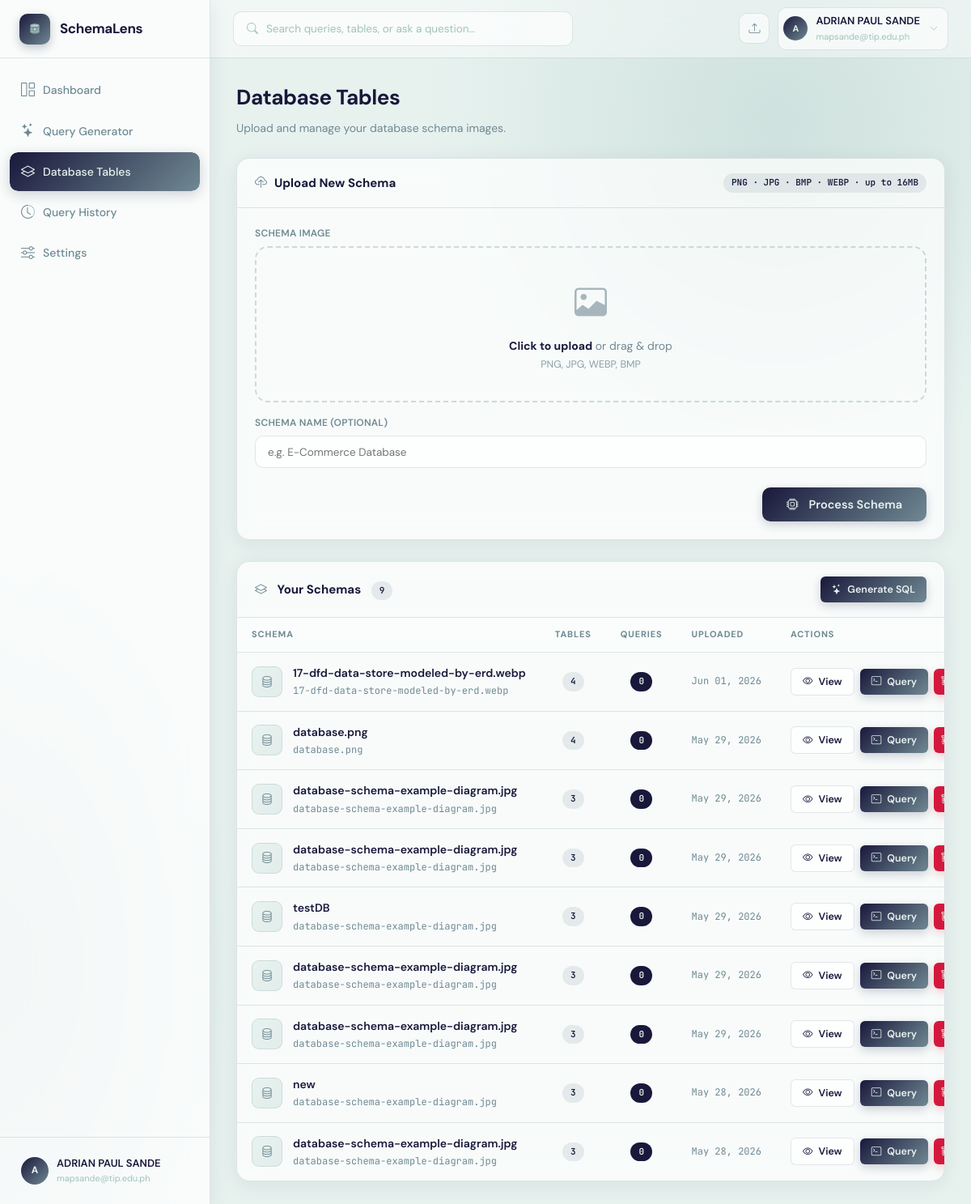
The page /schemas (signed in) on the database as committed earlier.
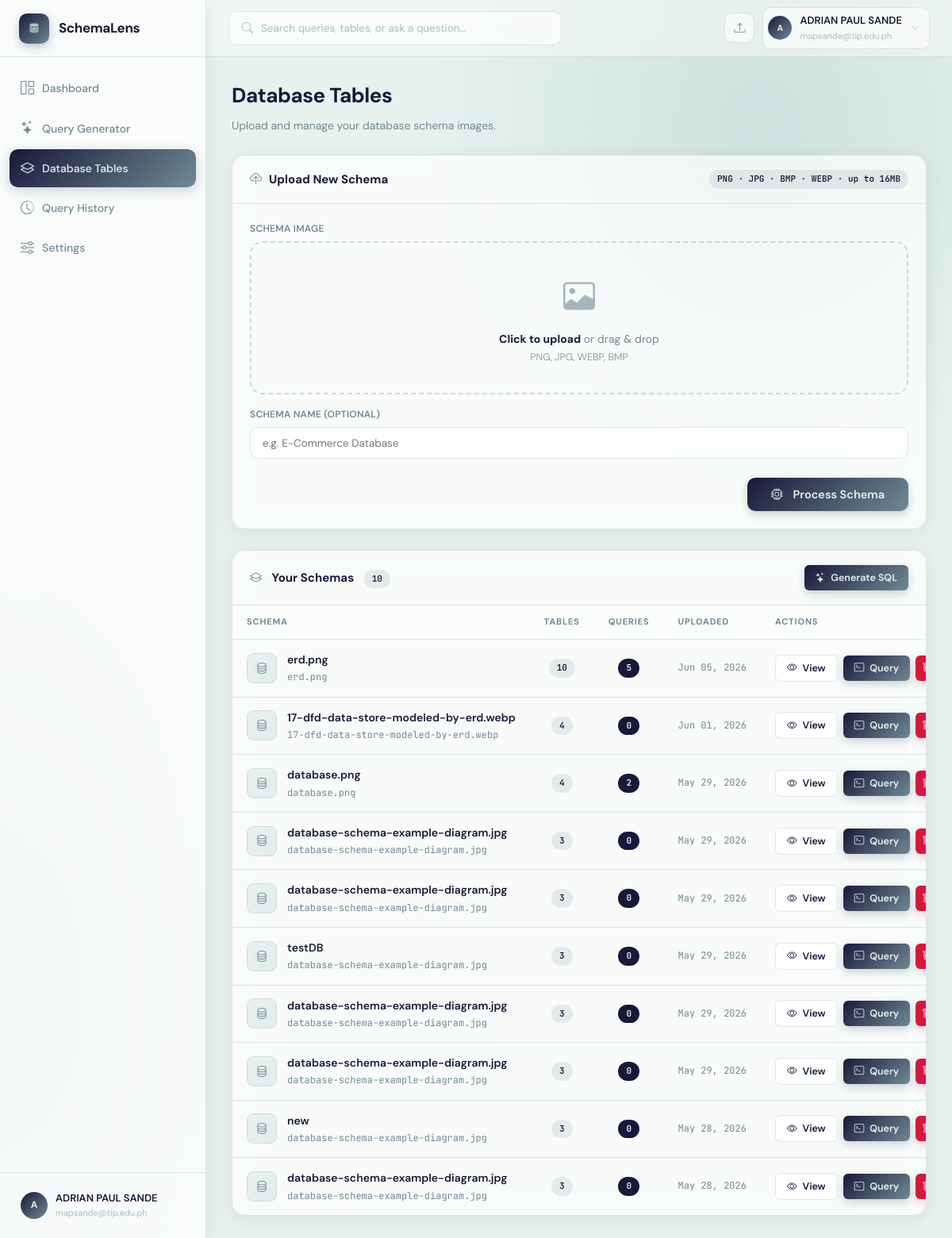
The same page on the database as committed later.
### app.py (models this page shows)
class SchemaUpload(db.Model):
    __tablename__ = "schema_uploads"
    id            = db.Column(db.Integer, primary_key=True)
    user_id       = db.Column(db.Integer, db.ForeignKey("users.id"), nullable=False)
    filename      = db.Column(db.String(256), nullable=False)
    original_name = db.Column(db.String(256), nullable=False)
    schema_name   = db.Column(db.String(120), default="")
    ocr_text      = db.Column(db.Text, default="")
    parsed_schema = db.Column(db.Text, default="")   # JSON
    confirmed_schema = db.Column(db.Text, default="")  # JSON — user-confirmed/edited version
    uploaded_at   = db.Column(db.DateTime, default=datetime.datetime.utcnow)
    queries       = db.relationship("QueryHistory", backref="schema", lazy=True,
                                    cascade="all, delete-orphan")

### app.py (the view)
@app.route("/schemas")
@login_required
def schemas():
    all_schemas = SchemaUpload.query.filter_by(user_id=current_user.id)\
                  .order_by(SchemaUpload.uploaded_at.desc()).all()
    return render_template("schemas.html", schemas=all_schemas)

### app.py (called while the page is built)
@login_manager.user_loader
def load_user(user_id):
    return db.session.get(User, int(user_id))

@app.template_filter('fromjson')
def fromjson_filter(s):
    try:
        return json.loads(s) if s else {}
    except Exception:
        return {}

### templates/schemas.html (shortened to what the changed rows need)
{% extends "base.html" %}
{% block content %}
<div class="page-head fade-in">
  <h1>Database Tables</h1>
</div>
<div class="card fade-in fade-in-2">
  <div class="card-header">
    <div class="card-title">
      <i class="bi bi-layers" style="color:var(--primary-mid);margin-right:9px;"></i>
      Your Schemas
      <span class="badge badge-mid" style="margin-left:9px;">{{ schemas|length }}</span>
    </div>
  </div>
  {% if schemas %}
  <div class="table-responsive">
    <table class="schemas-table">
      <thead>
        <tr>
          <th>Schema</th>
          <th style="text-align:center; width: 90px;">Tables</th>
          <th style="text-align:center; width: 90px;">Queries</th>
          <th style="width: 130px;">Uploaded</th>
          <th style="width: 220px;">Actions</th>
        </tr>
      </thead>
      <tbody>
        {% for s in schemas %}
        <tr>
          <td>
            <div class="schema-name-cell">
              <div class="schema-icon"><i class="bi bi-database" style="color:var(--primary-mid);font-size:15px;"></i></div>
              <div>
                <div style="font-weight:600; font-size:14px; color: var(--text);">{{ s.schema_name or s.original_name }}</div>
                <div style="font-size:12px; color:var(--text-soft); font-family:var(--mono); margin-top: 2px;">{{ s.original_name }}</div>
              </div>
            </div>
          </td>
          <td style="text-align:center;">
            {% if s.parsed_schema %}
              {% set p = s.parsed_schema | fromjson %}
              <span class="badge badge-mid">{{ p.tables | length }}</span>
            {% else %}
              <span class="badge badge-light">—</span>
            {% endif %}
          </td>
          <td style="text-align:center;">
            <span class="badge badge-dark">{{ s.queries|length }}</span>
          </td>
          <td style="font-family:var(--mono); font-size:12px; color:var(--text-soft);">
            {{ s.uploaded_at.strftime('%b %d, %Y') }}
          </td>
          <td>
            <div class="actions-cell-flex">
              <a href="{{ url_for('schema_detail', schema_id=s.id) }}" class="btn btn-outline btn-sm">
                <i class="bi bi-eye"></i> View
              </a>
              <a href="{{ url_for('query_page') }}?schema_id={{ s.id }}" class="btn btn-primary btn-sm">
                <i class="bi bi-terminal"></i> Query
              </a>
              <form method="POST" action="{{ url_for('delete_schema', schema_id=s.id) }}"
                    onsubmit="return confirm('Delete this schema and all its queries?');" style="margin:0;">
                <button type="submit" class="btn btn-danger btn-sm btn-icon">
                  <i class="bi bi-trash"></i>
                </button>
              </form>
            </div>
          </td>
        </tr>
        {% endfor %}
      </tbody>
    </table>
  </div>
  {% endif %}
</div>
{% endblock %}

Rows that differ between the two databases and show on the page:
added SchemaUpload: schema_name "erd.png", original_name "erd.png", tables|length "10", queries|length "5", uploaded_at "Jun 05, 2026"
computed for SchemaUpload "database.png": queries|length "0" → "2"
Other text that changed with them:
{{ schemas|length }}: "9" → "10"
